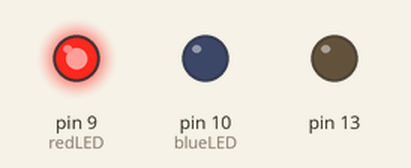
This sketch was run on a simulated Arduino Uno, built with avr-gcc and run on an emulated ATmega328P. Parts: output pins drawn as LEDs (lit = HIGH).

Above: at 0.05 s.
At 1.45 s:
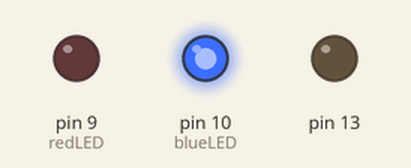
At 3.55 s:
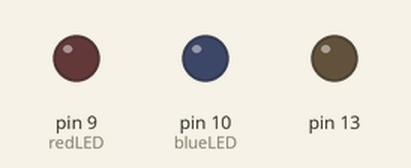
Timing chart, 0 to 3.9 s (numbered marks = the images above):
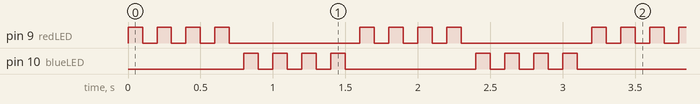

Measured:
- by itself, pin 9 (redLED), pin 10 (blueLED): repeats every 1.6 s: 3 × (LOW 0.10 s, HIGH 0.10 s), LOW 0.90 s, HIGH 0.10 s

The sketch:

2_LEDs.ino
```cpp
//Switching on & off two leds with arduino programming using digitalWrite method
//digitalWrite method we define the ON and OFF states of the LEDs by HIGH and LOW commands respectively.

const int redLED = 9, blueLED = 10;  //Declaring and Initialising pins for both LEDs
const int roffTime = 100, ronTime = 100;  //Off and On time for red LED in milliseconds
const int boffTime = 100, bonTime = 100;  //Off and On time for blue LED in milliseconds

void setup() {

  pinMode(redLED,OUTPUT);  //Output states the final outcome as from the arduino
  pinMode(blueLED,OUTPUT);
  pinMode(13,OUTPUT);
}

void loop() {

  digitalWrite(13,LOW);

  //Blinking red led using for loop
  for (int i=1; i<=4; i=i+1){
    digitalWrite(redLED,HIGH);  //HIGH = ON
    delay(ronTime);
    digitalWrite(redLED,LOW);  //LOW = OFF
    delay(roffTime);
  }

  //Blinking blue led using for loop
  for (int i=1; i<=4; i=i+1){
    digitalWrite(blueLED,HIGH);
    delay(bonTime);
    digitalWrite(blueLED,LOW);
    delay(boffTime);
  }
}
```
